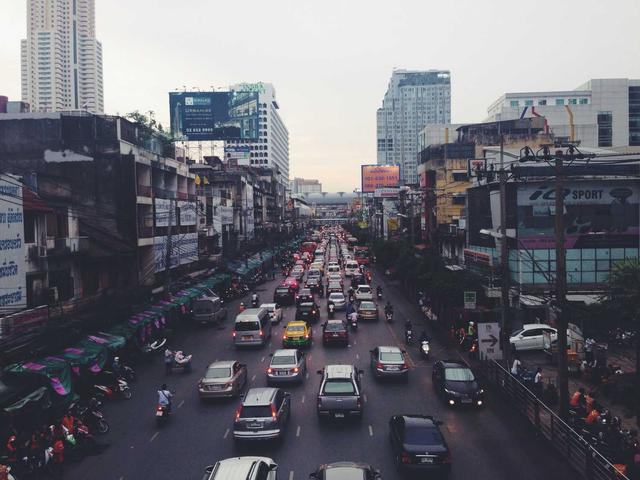
#> input picture 01_sift/code/input_image.jpg, 640 x 480 px
$ python sift_filtering_realimage.py
#> lines starting #> are read from the running program, lines starting #| are printed output that depends on the picture
"""
SIFT Keypoint Filtering with Real Image
Shows how keypoints are reduced from initial detection to final count
"""

import os
import numpy as np
import matplotlib.pyplot as plt
from matplotlib.patches import FancyBboxPatch
from PIL import Image
from scipy import ndimage
import urllib.request

OUT_DIR = os.path.dirname(os.path.abspath(__file__))


def download_image():
    """Download a real test image"""
    image_path = os.path.join(OUT_DIR, "input_image.jpg")
    if not os.path.exists(image_path):
        print("Downloading test image...")
        url = "https://picsum.photos/640/480"
        urllib.request.urlretrieve(url, image_path)
    return image_path


def gaussian_kernel(sigma):
    size = int(6 * sigma + 1)
    if size % 2 == 0:
        size += 1
    center = size // 2
    kernel = np.zeros((size, size))
    for y in range(size):
        for x in range(size):
            dx, dy = x - center, y - center
            kernel[y, x] = np.exp(-(dx**2 + dy**2) / (2 * sigma**2))
    return kernel / kernel.sum()


def gaussian_blur(img, sigma):
    kernel = gaussian_kernel(sigma)
    return ndimage.convolve(img, kernel, mode='reflect')


def build_gaussian_pyramid(img, num_octaves=4, num_scales=5, sigma=1.6):
    k = 2 ** (1.0 / (num_scales - 3))
    pyramid = []
    current_img = img.copy()

    for octave in range(num_octaves):
        octave_images = []
        for scale in range(num_scales):
            if scale == 0:
                blurred = gaussian_blur(current_img, sigma)
            else:
                sigma_total = sigma * (k ** scale)
                sigma_prev = sigma * (k ** (scale - 1))
                sigma_blur = np.sqrt(max(0.01, sigma_total**2 - sigma_prev**2))
                blurred = gaussian_blur(octave_images[-1], sigma_blur)
            octave_images.append(blurred)
        pyramid.append(octave_images)
        if octave < num_octaves - 1:
            base_idx = min(num_scales - 3, len(octave_images) - 1)
            current_img = octave_images[base_idx][::2, ::2]

    return pyramid


def compute_dog_pyramid(gaussian_pyramid):
    dog_pyramid = []
    for octave_images in gaussian_pyramid:
        dog_octave = [octave_images[i + 1] - octave_images[i] for i in range(len(octave_images) - 1)]
        dog_pyramid.append(dog_octave)
    return dog_pyramid


def detect_extrema_all(dog_pyramid):
    """Stage 1: Detect ALL 26-neighbor extrema (no threshold)"""
    keypoints = []

    for octave_idx, dog_octave in enumerate(dog_pyramid):
        for scale_idx in range(1, len(dog_octave) - 1):
            prev_dog = dog_octave[scale_idx - 1]
            curr_dog = dog_octave[scale_idx]
            next_dog = dog_octave[scale_idx + 1]
            h, w = curr_dog.shape

            for y in range(1, h - 1):
                for x in range(1, w - 1):
                    val = curr_dog[y, x]

                    # Get all 26 neighbors
                    neighbors = []
                    for dy in [-1, 0, 1]:
                        for dx in [-1, 0, 1]:
                            if dy == 0 and dx == 0:
                                neighbors.extend([prev_dog[y, x], next_dog[y, x]])
                            else:
                                neighbors.extend([
                                    curr_dog[y + dy, x + dx],
                                    prev_dog[y + dy, x + dx],
                                    next_dog[y + dy, x + dx]
                                ])

                    # Check if extremum
                    is_max = all(val > n for n in neighbors)
                    is_min = all(val < n for n in neighbors)

                    if is_max or is_min:
                        scale_factor = 2 ** octave_idx
                        keypoints.append({
                            'x': x * scale_factor,
                            'y': y * scale_factor,
                            'octave': octave_idx,
                            'scale': scale_idx,
                            'response': val,
                            'abs_response': abs(val),
                            'local_x': x,
                            'local_y': y,
                            'type': 'max' if is_max else 'min'
                        })

    return keypoints


def filter_low_contrast(keypoints, threshold=0.03):
    """Stage 2: Remove low contrast keypoints"""
    filtered = []
    removed = []
    for kp in keypoints:
        if kp['abs_response'] >= threshold:
            filtered.append(kp)
        else:
            removed.append(kp)
    return filtered, removed


def filter_edge_response(keypoints, dog_pyramid, edge_threshold=10.0):
    """Stage 3: Remove edge responses using Hessian"""
    filtered = []
    removed = []

    for kp in keypoints:
        dog = dog_pyramid[kp['octave']][kp['scale']]
        x, y = kp['local_x'], kp['local_y']
        h, w = dog.shape

        if x < 1 or x >= w - 1 or y < 1 or y >= h - 1:
            removed.append(kp)
            continue

        # Hessian matrix elements
        dxx = dog[y, x + 1] + dog[y, x - 1] - 2 * dog[y, x]
        dyy = dog[y + 1, x] + dog[y - 1, x] - 2 * dog[y, x]
        dxy = (dog[y + 1, x + 1] - dog[y + 1, x - 1] - dog[y - 1, x + 1] + dog[y - 1, x - 1]) / 4

        det_h = dxx * dyy - dxy ** 2
        trace_h = dxx + dyy

        # Edge test: Tr(H)^2 / Det(H) < (r+1)^2 / r
        r = edge_threshold
        threshold_ratio = (r + 1) ** 2 / r

        if det_h <= 0:
            removed.append(kp)
        elif trace_h ** 2 / det_h > threshold_ratio:
            removed.append(kp)
        else:
            filtered.append(kp)

    return filtered, removed


def filter_subpixel_refinement(keypoints, dog_pyramid, offset_threshold=0.5):
    """Stage 4: Sub-pixel refinement (discard if offset too large)"""
    filtered = []
    removed = []

    for kp in keypoints:
        dog = dog_pyramid[kp['octave']][kp['scale']]
        x, y = kp['local_x'], kp['local_y']
        h, w = dog.shape

        if x < 1 or x >= w - 1 or y < 1 or y >= h - 1:
            removed.append(kp)
            continue

        # First derivatives
        dx = (dog[y, x + 1] - dog[y, x - 1]) / 2
        dy = (dog[y + 1, x] - dog[y - 1, x]) / 2

        # Second derivatives
        dxx = dog[y, x + 1] + dog[y, x - 1] - 2 * dog[y, x]
        dyy = dog[y + 1, x] + dog[y - 1, x] - 2 * dog[y, x]
        dxy = (dog[y + 1, x + 1] - dog[y + 1, x - 1] - dog[y - 1, x + 1] + dog[y - 1, x - 1]) / 4

        # Hessian matrix
        H = np.array([[dxx, dxy], [dxy, dyy]])
        grad = np.array([dx, dy])

        # Solve for offset
        try:
            det = dxx * dyy - dxy * dxy
            if abs(det) < 1e-10:
                removed.append(kp)
                continue

            offset_x = -(dyy * dx - dxy * dy) / det
            offset_y = -(dxx * dy - dxy * dx) / det

            # Check if offset is within bounds
            if abs(offset_x) > offset_threshold or abs(offset_y) > offset_threshold:
                removed.append(kp)
            else:
                # Refine position
                kp_refined = kp.copy()
                scale_factor = 2 ** kp['octave']
                kp_refined['x'] = (x + offset_x) * scale_factor
                kp_refined['y'] = (y + offset_y) * scale_factor
                filtered.append(kp_refined)
        except:
            removed.append(kp)

    return filtered, removed


def visualize_filtering_stages(gray, stages_data):
    """Create visualization showing keypoints at each filtering stage"""

    fig, axes = plt.subplots(2, 2, figsize=(16, 14))

    stage_names = [
        ('Stage 1: Initial Extrema Detection', '#3498db'),
        ('Stage 2: After Low Contrast Removal', '#e74c3c'),
        ('Stage 3: After Edge Response Removal', '#f39c12'),
        ('Stage 4: After Sub-pixel Refinement (FINAL)', '#27ae60')
    ]

    for idx, (ax, (title, color), data) in enumerate(zip(axes.flat, stage_names, stages_data)):
        keypoints, count, removed_count = data

        ax.imshow(gray, cmap='gray')

        # Draw keypoints
        for kp in keypoints[:500]:  # Limit for visibility
            circle = plt.Circle((kp['x'], kp['y']), 4, color=color, fill=False, linewidth=1.2)
            ax.add_patch(circle)

        ax.set_title(f"{title}\n{count} keypoints", fontsize=12, fontweight='bold', color=color)

        # Add removed count annotation
        if removed_count > 0:
            ax.text(0.98, 0.02, f"−{removed_count} removed", transform=ax.transAxes,
                   fontsize=11, ha='right', va='bottom', color='red',
                   bbox=dict(boxstyle='round', facecolor='white', alpha=0.8))

        ax.axis('off')

    plt.tight_layout()

    output_path = os.path.join(OUT_DIR, 'sift_filtering_stages_real.png')
    plt.savefig(output_path, dpi=150, bbox_inches='tight', facecolor='white')
    plt.close()
    print(f"Saved: {output_path}")


def visualize_removed_keypoints(gray, stage2_removed, stage3_removed, stage4_removed):
    """Show what keypoints were removed at each stage"""

    fig, axes = plt.subplots(1, 3, figsize=(16, 6))

    # Stage 2: Low contrast removed
    ax = axes[0]
    ax.imshow(gray, cmap='gray')
    for kp in stage2_removed[:200]:
        circle = plt.Circle((kp['x'], kp['y']), 3, color='red', fill=False, linewidth=0.8, alpha=0.6)
        ax.add_patch(circle)
    ax.set_title(f"Low Contrast Removed\n{len(stage2_removed)} keypoints", fontsize=12, fontweight='bold', color='#e74c3c')
    ax.axis('off')

    # Stage 3: Edge removed
    ax = axes[1]
    ax.imshow(gray, cmap='gray')
    for kp in stage3_removed[:200]:
        circle = plt.Circle((kp['x'], kp['y']), 3, color='orange', fill=False, linewidth=0.8, alpha=0.6)
        ax.add_patch(circle)
    ax.set_title(f"Edge Response Removed\n{len(stage3_removed)} keypoints", fontsize=12, fontweight='bold', color='#f39c12')
    ax.axis('off')

    # Stage 4: Sub-pixel removed
    ax = axes[2]
    ax.imshow(gray, cmap='gray')
    for kp in stage4_removed[:200]:
        circle = plt.Circle((kp['x'], kp['y']), 3, color='purple', fill=False, linewidth=0.8, alpha=0.6)
        ax.add_patch(circle)
    ax.set_title(f"Sub-pixel Refinement Removed\n{len(stage4_removed)} keypoints", fontsize=12, fontweight='bold', color='#9b59b6')
    ax.axis('off')

    plt.suptitle("Removed Keypoints at Each Stage", fontsize=14, fontweight='bold')
    plt.tight_layout()

    output_path = os.path.join(OUT_DIR, 'sift_removed_keypoints.png')
    plt.savefig(output_path, dpi=150, bbox_inches='tight', facecolor='white')
    plt.close()
    print(f"Saved: {output_path}")


def visualize_summary_pipeline(counts):
    """Create summary pipeline diagram with actual counts"""

    fig, ax = plt.subplots(figsize=(16, 8))
    ax.set_xlim(0, 16)
    ax.set_ylim(0, 8)
    ax.axis('off')

    initial, after_contrast, after_edge, final = counts
    removed_contrast = initial - after_contrast
    removed_edge = after_contrast - after_edge
    removed_subpixel = after_edge - final

    ax.set_title(f'Keypoint Filtering Pipeline: {initial} → {final}',
                fontsize=18, fontweight='bold', pad=15)

    # Stage boxes
    stages = [
        (1, 'Stage 1\n26-Neighbor\nExtrema', initial, '#3498db', '—'),
        (5, 'Stage 2\nLow Contrast\nRemoval', after_contrast, '#e74c3c', f'−{removed_contrast}'),
        (9, 'Stage 3\nEdge Response\nRemoval', after_edge, '#f39c12', f'−{removed_edge}'),
        (13, 'Stage 4\nSub-pixel\nRefinement', final, '#27ae60', f'−{removed_subpixel}')
    ]

    for x, label, count, color, removed in stages:
        # Main box
        box = FancyBboxPatch((x - 1.3, 4), 2.6, 2.5, boxstyle="round,pad=0.05",
                              facecolor=color, edgecolor='black', linewidth=2, alpha=0.9)
        ax.add_patch(box)
        ax.text(x, 5.7, label, ha='center', va='center', fontsize=10,
               color='white', fontweight='bold')

        # Count box
        count_box = FancyBboxPatch((x - 0.8, 2.8), 1.6, 0.9, boxstyle="round,pad=0.03",
                                    facecolor='white', edgecolor=color, linewidth=2)
        ax.add_patch(count_box)
        ax.text(x, 3.25, f'{count}', ha='center', va='center', fontsize=16,
               fontweight='bold', color=color)

        # Removed count
        if removed != '—':
            ax.text(x, 2.2, removed, ha='center', fontsize=12, fontweight='bold', color='#c0392b')

    # Arrows
    for x in [2.8, 6.8, 10.8]:
        ax.annotate('', xy=(x + 0.8, 5.25), xytext=(x, 5.25),
                   arrowprops=dict(arrowstyle='->', color='#2c3e50', lw=3))

    # Progress bar
    bar_y = 1
    bar_width = 12
    bar_x = 2

    # Background bar
    bg_bar = FancyBboxPatch((bar_x, bar_y), bar_width, 0.5, boxstyle="round,pad=0.01",
                             facecolor='#bdc3c7', edgecolor='black')
    ax.add_patch(bg_bar)

    # Remaining bar
    ratio = final / initial
    remain_bar = FancyBboxPatch((bar_x, bar_y), bar_width * ratio, 0.5, boxstyle="round,pad=0.01",
                                 facecolor='#27ae60', edgecolor='black')
    ax.add_patch(remain_bar)

    ax.text(bar_x - 0.3, bar_y + 0.25, f'{initial}', ha='right', fontsize=11, fontweight='bold')
    ax.text(bar_x + bar_width + 0.3, bar_y + 0.25, f'{final} ({ratio*100:.1f}%)',
           ha='left', fontsize=11, fontweight='bold', color='#27ae60')

    plt.tight_layout()

    output_path = os.path.join(OUT_DIR, 'sift_filtering_pipeline_real.png')
    plt.savefig(output_path, dpi=150, bbox_inches='tight', facecolor='white')
    plt.close()
    print(f"Saved: {output_path}")


def run_filtering_pipeline():
    """Run complete filtering pipeline with real image"""

    print("=" * 70)
    print("SIFT KEYPOINT FILTERING - REAL IMAGE")
    print("=" * 70)

    # Load image
    image_path = download_image()
    img = np.array(Image.open(image_path))
#> img is the input picture: shape (480, 640, 3); mean R, G, B 105.6, 105.7, 113.8
    if len(img.shape) == 3:
        gray = (0.299 * img[:, :, 0] + 0.587 * img[:, :, 1] + 0.114 * img[:, :, 2]) / 255.0
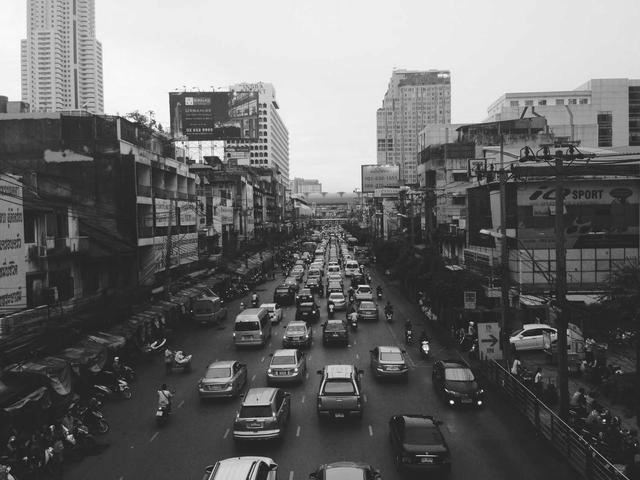
#> gray: shape (480, 640) float64; min 0.00224, max 0.999, mean 0.418
    else:
        gray = img / 255.0

    print(f"Image size: {gray.shape[0]} × {gray.shape[1]}")
#| Image size: 480 × 640

    # Build pyramids
    print("\nBuilding Gaussian pyramid...")
    gaussian_pyramid = build_gaussian_pyramid(gray)
#> the loop in build_gaussian_pyramid, `for octave in range(num_octaves):` made 4 passes
#> after the loop in build_gaussian_pyramid, `for octave in range(num_octaves):`:
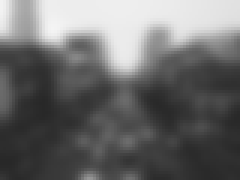
#> current_img: shape (60, 80) float64 (shown 3 times larger); min 0.159, max 0.957, mean 0.423
#> after the loop in build_gaussian_pyramid, `for octave in range(num_octaves):`: pyramid = 4 items
#> gaussian_pyramid = 4 items
    dog_pyramid = compute_dog_pyramid(gaussian_pyramid)
#> the loop in compute_dog_pyramid, `for octave_images in gaussian_pyramid:` made 4 passes
#> dog_pyramid = 4 items

    # Stage 1: Detect all extrema
    print("\nStage 1: Detecting 26-neighbor extrema...")
    all_keypoints = detect_extrema_all(dog_pyramid)
#> the loop in detect_extrema_all, `for octave_idx, dog_octave in enumerate(dog_pyramid):` made 4 passes
#> after the loop in detect_extrema_all, `for octave_idx, dog_octave in enumerate(dog_pyramid):`: keypoints = 1300 items
#> all_keypoints = 1300 items
    initial_count = len(all_keypoints)
#> initial_count = 1300
    print(f"         Found {initial_count} initial keypoints")
#|          Found 1300 initial keypoints

    # Stage 2: Low contrast removal
    print("\nStage 2: Removing low contrast keypoints...")
    after_contrast, removed_contrast = filter_low_contrast(all_keypoints, threshold=0.03)
#> after the loop in filter_low_contrast, `for kp in keypoints:`: filtered = 387 items; removed = 913 items
#> after_contrast = 387 items; removed_contrast = 913 items
    contrast_count = len(after_contrast)
#> contrast_count = 387
    print(f"         Removed {len(removed_contrast)}, remaining {contrast_count}")
#|          Removed 913, remaining 387

    # Stage 3: Edge response removal
    print("\nStage 3: Removing edge responses...")
    after_edge, removed_edge = filter_edge_response(after_contrast, dog_pyramid, edge_threshold=10.0)
#> the loop in filter_edge_response, `for kp in keypoints:` made 387 passes
#> (x, y, dxx, dyy, dxy, det_h, trace_h) on passes 1 to 3: (396, 73, -0.00293, -0.00716, -8.62e-05, 2.1e-05, -0.0101), (447, 81, -0.00908, -0.00673, 0.000181, 6.1e-05, -0.0158), (401, 83, -0.00613, -0.00534, -0.00247, 2.66e-05, -0.0115)
#> pass 1, in filter_edge_response, `dog = dog_pyramid[kp['octave']][kp['scale']]`:
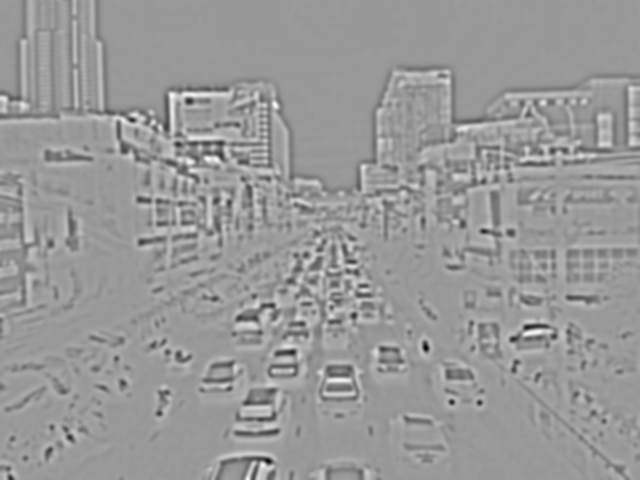
#> dog: shape (480, 640) float64; min -0.127, max 0.0848, mean 5.38e-17; drawn with min black and max white
    edge_count = len(after_edge)
    print(f"         Removed {len(removed_edge)}, remaining {edge_count}")
#|          Removed 54, remaining 333

    # Stage 4: Sub-pixel refinement
    print("\nStage 4: Sub-pixel refinement...")
    final_keypoints, removed_subpixel = filter_subpixel_refinement(after_edge, dog_pyramid, offset_threshold=0.5)
    final_count = len(final_keypoints)
    print(f"         Removed {len(removed_subpixel)}, remaining {final_count}")
#|          Removed 25, remaining 308

    # Summary
    print("\n" + "=" * 70)
    print("FILTERING SUMMARY")
    print("=" * 70)
    print(f"Stage 1 (Initial):       {initial_count:5d} keypoints")
#| Stage 1 (Initial):        1300 keypoints
    print(f"Stage 2 (Low Contrast):  {contrast_count:5d} keypoints  (−{len(removed_contrast)})")
#| Stage 2 (Low Contrast):    387 keypoints  (−913)
    print(f"Stage 3 (Edge Response): {edge_count:5d} keypoints  (−{len(removed_edge)})")
#| Stage 3 (Edge Response):   333 keypoints  (−54)
    print(f"Stage 4 (Sub-pixel):     {final_count:5d} keypoints  (−{len(removed_subpixel)})")
#| Stage 4 (Sub-pixel):       308 keypoints  (−25)
    print("-" * 70)
    print(f"TOTAL REMOVED:           {initial_count - final_count:5d}")
#| TOTAL REMOVED:             992
    print(f"RETENTION RATE:          {final_count/initial_count*100:5.1f}%")
#| RETENTION RATE:           23.7%
    print("=" * 70)

    # Visualizations
    print("\nGenerating visualizations...")

    stages_data = [
        (all_keypoints, initial_count, 0),
        (after_contrast, contrast_count, len(removed_contrast)),
        (after_edge, edge_count, len(removed_edge)),
        (final_keypoints, final_count, len(removed_subpixel))
    ]

    visualize_filtering_stages(gray, stages_data)
#> the loop in visualize_filtering_stages, `for idx, (ax, (title, color), data) in enumerate(zip(axes.flat, stage_..` made 4 passes
#> (title, color) on passes 1 to 3: ('Stage 1: Initial Extrema Detection', '#3498db'), ('Stage 2: After Low Contrast Removal', '#e74c3c'), ('Stage 3: After Edge Response Removal', '#f39c12')
#> color on pass 4: '#27ae60'
#> in visualize_filtering_stages, `plt.savefig(output_path, dpi=150, bbox_inches='tight', facecolor='whit..`:
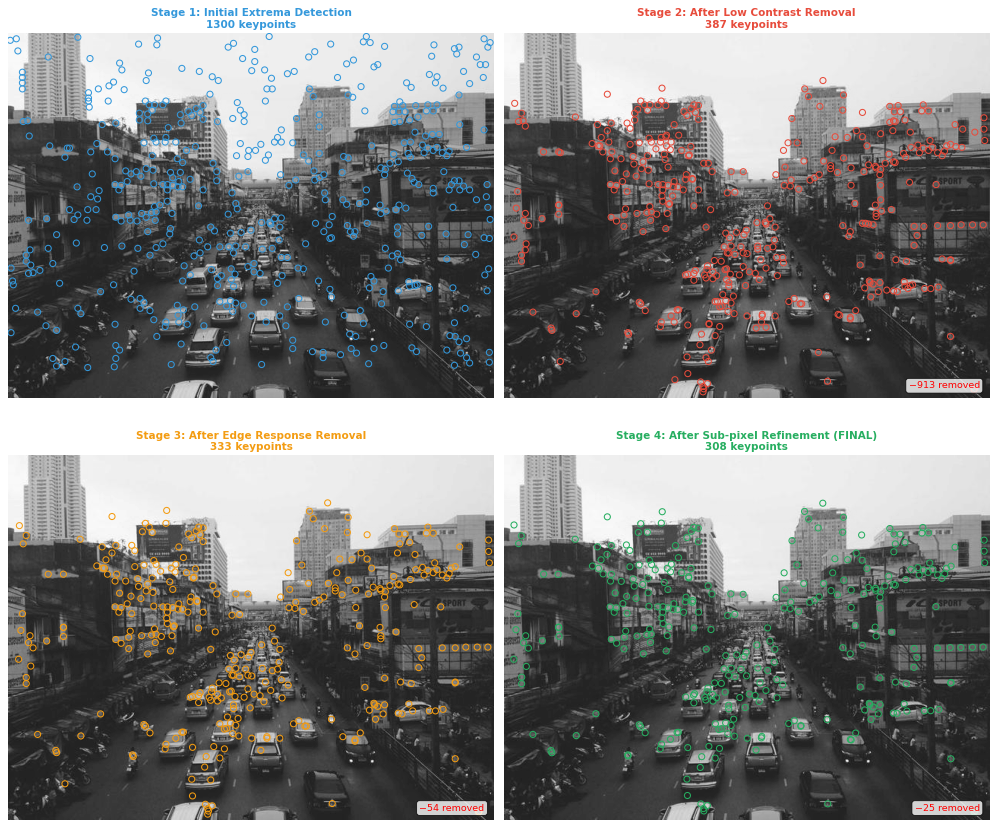
#> figure drawn by matplotlib, 4 panels
    visualize_removed_keypoints(gray, removed_contrast, removed_edge, removed_subpixel)
#> the loop in visualize_removed_keypoints, `for kp in stage3_removed[:200]:` made 54 passes
#> the loop in visualize_removed_keypoints, `for kp in stage4_removed[:200]:` made 25 passes
#> in visualize_removed_keypoints, `plt.savefig(output_path, dpi=150, bbox_inches='tight', facecolor='whit..`:
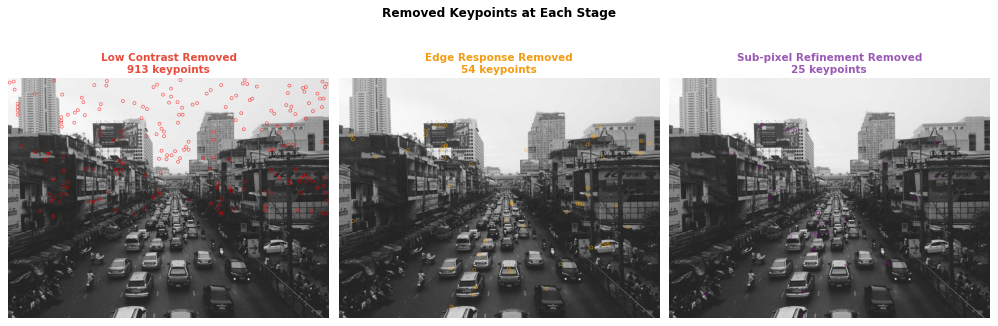
#> figure drawn by matplotlib, 3 panels
    visualize_summary_pipeline([initial_count, contrast_count, edge_count, final_count])
#> in visualize_summary_pipeline, `plt.savefig(output_path, dpi=150, bbox_inches='tight', facecolor='whit..`:
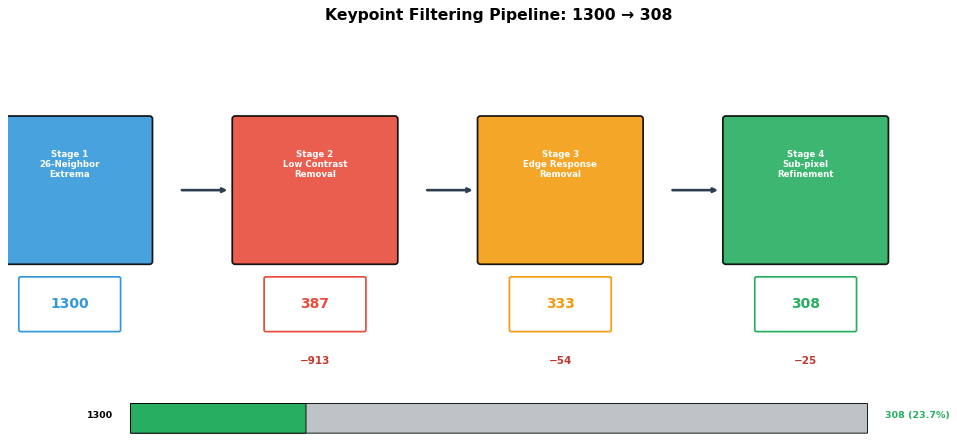
#> figure drawn by matplotlib, 1 panel

    print("\nDone!")

    return {
        'initial': initial_count,
        'after_contrast': contrast_count,
        'after_edge': edge_count,
        'final': final_count
    }


if __name__ == "__main__":
    run_filtering_pipeline()
